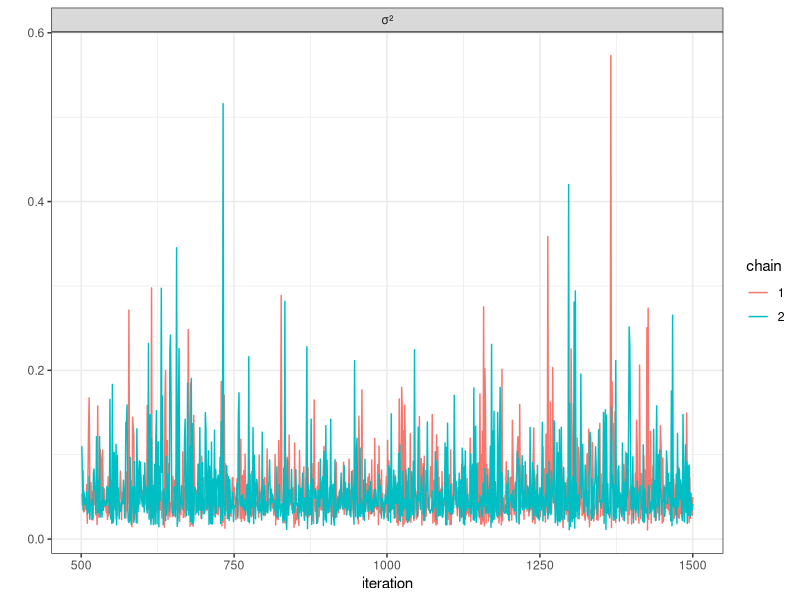

R code for this plot: (Note: this script raises an error after producing the figure.)
library(tidyverse)
library(forecast)
library(ggpubr)
library(GGally)
setwd("~/.julia/dev/LatentMarkovQuest/examples/olympic")

theme_set(theme_bw())

library(readr)
iterates_full <- read_csv("figs/iterates.csv", col_types = cols(chain = col_character()))
#View(iterates)
iterates <- iterates_full %>% select(1:31)

#ggpairs(iterates, mapping = aes(color = chain), columns = 3:20)



iterates_long <- pivot_longer(iterates, 3:31, names_to="parameter", values_to="value")


iterates_long %>% dplyr::filter(parameter %in% c("σ²","γ12[1]", "γ12[2]", "γ32[3]"  ,"γ32[1]" ,"γ32[2]"   )) %>% 
  ggplot(aes(x=iteration, y=value, colour=chain)) + facet_wrap(~parameter,scales="free",ncol=1) + geom_line() + labs(y="")


iterates_long %>% dplyr::filter(parameter %in% c("Z1[1]","Z1[2]","Z1[3]","Z2[1]","Z2[2]","Z2[3]"  )) %>% 
  ggplot(aes(x=iteration, y=value, colour=chain)) + facet_wrap(~parameter,scales="free",nrow=2) + geom_line() + labs(y="")


df_acf <- iterates %>% group_by(chain) %>% reframe(acf=acf(`γup[1]`,plot=F)$acf, lag=acf(`γup[1]`,plot=F)$lag) 
df_acf %>% ggplot(aes(x=lag, y=acf)) +
  geom_bar(stat = "identity", position = "identity") + facet_wrap(~chain)


posterior_summary <- read_csv("figs/posterior_summary.csv") %>% 
  mutate(type=c("sigma", rep("from 1 to 2",4), rep("from 2 to 3",4), rep("from 2 to 1",4), rep("from 3 to 2",4), 
        rep("Z1",3), rep("Z2",3), rep("Z3",3), rep("Z4",3)    ))



posterior_summary <- posterior_summary %>% mutate(lower=mean-2*std, upper=mean+2*std)
posterior_summary %>% ggplot(aes(x=parameters, y=mean, colour=type)) + geom_point() +
  geom_errorbar(aes(ymin=lower, ymax=upper)) +  coord_flip()


covariates = c("intercept", "sport","strength","competition")
posterior_summary %>% dplyr::filter(str_detect(parameters, "γ")) %>% 
  mutate(covariate=rep(covariates,4)) %>% 
  ggplot(aes(x=parameters, y=mean, colour=covariate)) + geom_point() +
  geom_errorbar(aes(ymin=lower, ymax=upper)) +
  labs(x="parameter", y="") + geom_hline(aes(yintercept=0)) +  facet_wrap(~type,scales="free_y")+ coord_flip() + 
  theme(legend.position = "bottom")
